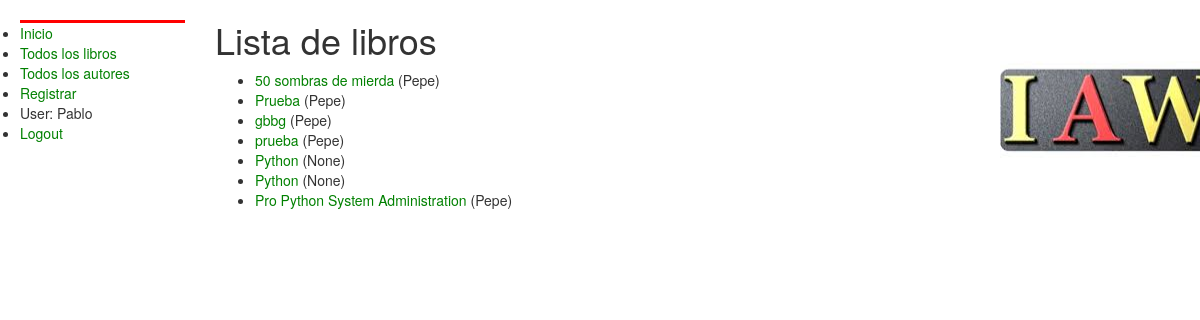
Page /libros/ (signed in) on the committed database.
### catalogo/models.py (models this page shows, shortened)
class Libro(models.Model):
	titulo = models.CharField(max_length=200)
	Idioma = models.CharField(max_length=8)
	genero = models.ManyToManyField(Genero, help_text="Seleccione un genero para este libro")
	ISBN = models.CharField(max_length=13)
	Fecha_Publicacion = models.DateField(null=True)
	Resumen = models.CharField(max_length=1000)
	Autor = models.ForeignKey('Autor' , on_delete=models.SET_NULL, null=True)
	Precio = models.PositiveIntegerField(default=0)

class Autor(models.Model):
	Nombre = models.CharField(max_length=60)
	Biografia = models.CharField(max_length=1000)
	Genero = models.CharField(max_length=80,) #choices=array_choice)
	def __str__(self):
		return self.Nombre

### catalogo/views.py (the view)
# urls.py: url(r'^libros/$', views.BookListView.as_view() ,  name='libros'),
class BookListView(generic.ListView):
    model = Libro
    template_name = 'catalog/lista_libros.html'
    context_object_name = 'lista_libros'
    paginate_by = 10

### catalogo/templates/catalog/lista_libros.html
{% extends "base_generic.html" %}
{% block content %}
    <h1>Lista de libros</h1>
    {% if lista_libros %}
    <ul>
      {% for libro in lista_libros %}
      <li>
        <a href="{% url 'detalle_libro' libro.id %}">{{ libro.titulo }}</a> ({{libro.Autor}})
      </li>
      {% endfor %}
    </ul>
    {% else %}
      <p>No hay libros</p>
    {% endif %}
{% endblock %}

### catalogo/templates/base_generic.html (shortened to what this page needs)
<!DOCTYPE html>
<html lang="en">
<head>
  <link rel="stylesheet" href="https://maxcdn.bootstrapcdn.com/bootstrap/3.3.7/css/bootstrap.min.css">
  {% load static %}
  <link rel="stylesheet" href="{% static 'catalogo/style.css' %}">
</head>
<body>
  <div class="container-fluid">
    <div class="row">
      <div class="col-sm-2">
      {% block sidebar %}
      <ul class="sidebar-nav">
          <li><a href="{% url 'index' %}">Inicio</a></li>
          <li><a href="{% url 'libros' %}">Todos los libros</a></li>
          <li><a href="{% url 'autores' %}">Todos los autores</a></li>
          <li><a href="{% url 'signup'%}">Registrar</a></li>
          {% if user.is_authenticated %}
          <li>User: {{ user.get_username }}</li>
          <li><a href="{% url 'logout'%}?next={{request.path}}">Logout</a></li>
          {% else %}
           <li><a href="{% url 'login'%}?next={{request.path}}">Login</a></li>
           {% endif %}
      </ul>
     {% endblock %}
      </div>
      <div class="col-sm-10 ">
      {% block content %}{% endblock %}
      </div>
    </div>
  </div>
</body>
</html>

### catalogo/static/catalogo/style.css (style rules this page uses)
.sidebar-nav { margin-top: 20px; margin-left: 5px; padding: 0; border-top: red 3px solid; }
li a { color: green; }
body { background: white url("images/descarga.jpeg") no-repeat; background-position: 1000px; }

### rows in the picture
Libro: titulo "50 sombras de mierda", Autor "Pepe"
Libro: titulo "Prueba", Autor "Pepe"
Libro: titulo "gbbg", Autor "Pepe"
Libro: titulo "prueba", Autor "Pepe"
Libro: titulo "Python", Autor "None"
Libro: titulo "Python", Autor "None"
Libro: titulo "Pro Python System Administration", Autor "Pepe"

### other values in the picture
{{ user.get_username }} "Pablo"
